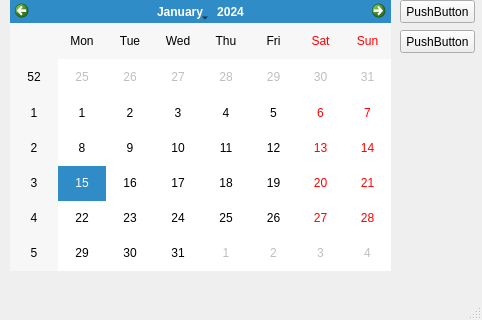
<?xml version="1.0" encoding="UTF-8"?>
<ui version="4.0">
 <class>MainWindow</class>
 <widget class="QMainWindow" name="MainWindow">
  <property name="geometry">
   <rect>
    <x>0</x>
    <y>0</y>
    <width>482</width>
    <height>320</height>
   </rect>
  </property>
  <property name="windowTitle">
   <string>MainWindow</string>
  </property>
  <widget class="QWidget" name="centralwidget">
   <widget class="QPushButton" name="pushButton">
    <property name="geometry">
     <rect>
      <x>400</x>
      <y>0</y>
      <width>75</width>
      <height>23</height>
     </rect>
    </property>
    <property name="text">
     <string>PushButton</string>
    </property>
   </widget>
   <widget class="QPushButton" name="pushButton_2">
    <property name="geometry">
     <rect>
      <x>400</x>
      <y>30</y>
      <width>75</width>
      <height>23</height>
     </rect>
    </property>
    <property name="text">
     <string>PushButton</string>
    </property>
   </widget>
   <widget class="QCalendarWidget" name="calendarWidget">
    <property name="geometry">
     <rect>
      <x>10</x>
      <y>0</y>
      <width>381</width>
      <height>271</height>
     </rect>
    </property>
   </widget>
  </widget>
  <widget class="QMenuBar" name="menubar">
   <property name="geometry">
    <rect>
     <x>0</x>
     <y>0</y>
     <width>482</width>
     <height>21</height>
    </rect>
   </property>
  </widget>
  <widget class="QStatusBar" name="statusbar"/>
 </widget>
 <resources/>
 <connections/>
</ui>
